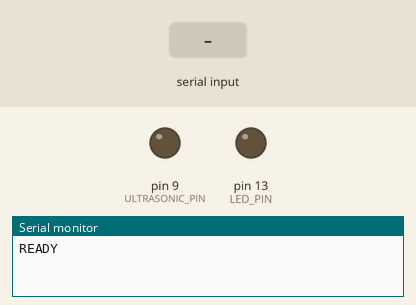
This sketch was run on a simulated Arduino Uno, built with avr-gcc and run on an emulated ATmega328P. Shown: output pins drawn as LEDs (lit = HIGH), the last lines printed to the serial monitor. Dashed ring = blinking. Inputs (shaded band) come from the test bench.

Above: at 1.2 s.
1.3 s: "ULTRASONIC_ON\n" received over Serial
At 1.55 s:
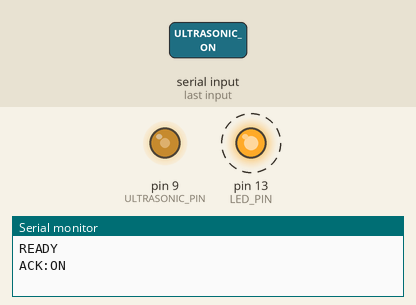
4.3 s: "ULTRASONIC_OFF\n" received over Serial
At 4.7 s:
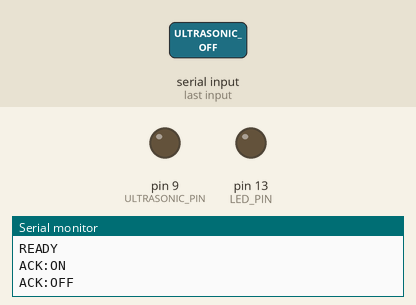
Timing chart, 0 to 7.3 s (numbered marks = the images above; inputs shaded):
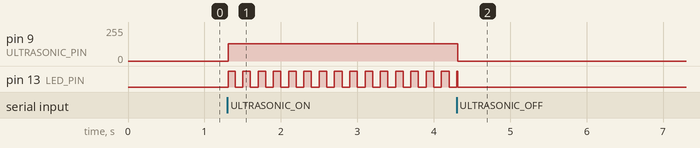

The sketch:

arduino_sketch.ino
```cpp
/*
 * arduino_sketch.ino — Arduino Ultrasonic Emitter Controller
 * Smart Dog Threat Detection System
 *
 * Receives serial commands from Python:
 *   "ULTRASONIC_ON"  → activates ultrasonic emitter on Pin 9
 *   "ULTRASONIC_OFF" → deactivates ultrasonic emitter
 *   "STATUS"         → replies with current state
 *
 * Wiring:
 *   Pin 9  → Ultrasonic transducer signal (+)
 *   GND    → Ultrasonic transducer ground (-)
 *   Pin 13 → Status LED (built-in, blinks when emitting)
 *
 * Ultrasonic frequency: ~25kHz via Timer1 PWM
 */

#define ULTRASONIC_PIN 9    // OC1A — Timer1 PWM output
#define LED_PIN 13          // Built-in LED for status
#define SERIAL_BAUD 9600

bool emitting = false;
String inputBuffer = "";

void setup() {
    Serial.begin(SERIAL_BAUD);
    pinMode(ULTRASONIC_PIN, OUTPUT);
    pinMode(LED_PIN, OUTPUT);

    digitalWrite(ULTRASONIC_PIN, LOW);
    digitalWrite(LED_PIN, LOW);

    Serial.println("READY");
}

void loop() {
    // Read serial commands
    while (Serial.available() > 0) {
        char c = Serial.read();
        if (c == '\n' || c == '\r') {
            inputBuffer.trim();
            if (inputBuffer.length() > 0) {
                processCommand(inputBuffer);
            }
            inputBuffer = "";
        } else {
            inputBuffer += c;
        }
    }

    // Blink LED when emitting
    if (emitting) {
        digitalWrite(LED_PIN, (millis() / 100) % 2);
    }
}

void processCommand(String cmd) {
    if (cmd == "ULTRASONIC_ON") {
        startUltrasonic();
        Serial.println("ACK:ON");
    }
    else if (cmd == "ULTRASONIC_OFF") {
        stopUltrasonic();
        Serial.println("ACK:OFF");
    }
    else if (cmd == "STATUS") {
        Serial.println(emitting ? "EMITTING" : "OK");
    }
    else {
        Serial.println("ERR:UNKNOWN_CMD");
    }
}

void startUltrasonic() {
    /*
     * Configure Timer1 for ~25kHz PWM on Pin 9:
     *   16MHz / (2 * 1 * 320) = 25kHz
     *   Using Phase-correct PWM, prescaler=1, TOP=320
     *   50% duty cycle: OCR1A = 160
     */
    TCCR1A = _BV(COM1A1) | _BV(WGM11);       // Phase-correct PWM
    TCCR1B = _BV(WGM13) | _BV(CS10);          // Prescaler = 1
    ICR1 = 320;                                 // TOP = 320 → 25kHz
    OCR1A = 160;                                // 50% duty cycle

    emitting = true;
    digitalWrite(LED_PIN, HIGH);
}

void stopUltrasonic() {
    // Disable Timer1 PWM
    TCCR1A = 0;
    TCCR1B = 0;
    ICR1 = 0;
    OCR1A = 0;

    digitalWrite(ULTRASONIC_PIN, LOW);
    emitting = false;
    digitalWrite(LED_PIN, LOW);
}
```

Measured:
- after the input at 1.3 s, pin 9 (ULTRASONIC_PIN): 0/255 → 128/255 at once; pin 13 (LED_PIN): alternates HIGH for 0.10 s and LOW for 0.10 s, starting at once
- after the input at 4.3 s, pin 9 (ULTRASONIC_PIN): 128/255 → 0/255 at once
